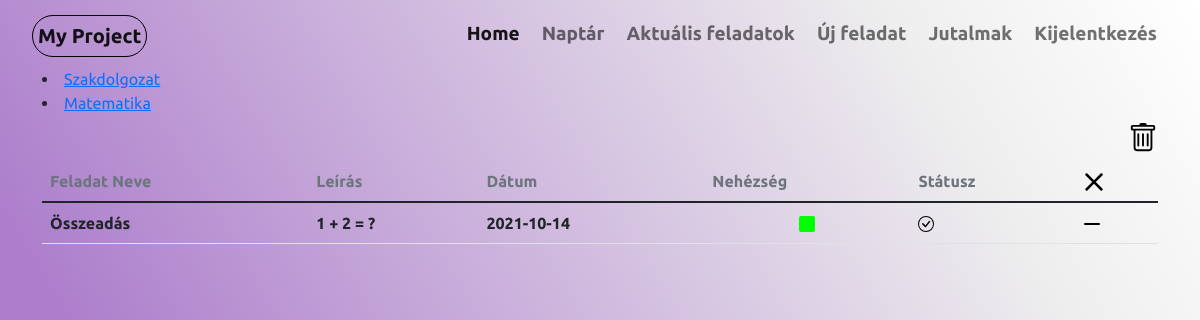
The page /currenttasks (signed in) on the database as committed earlier.
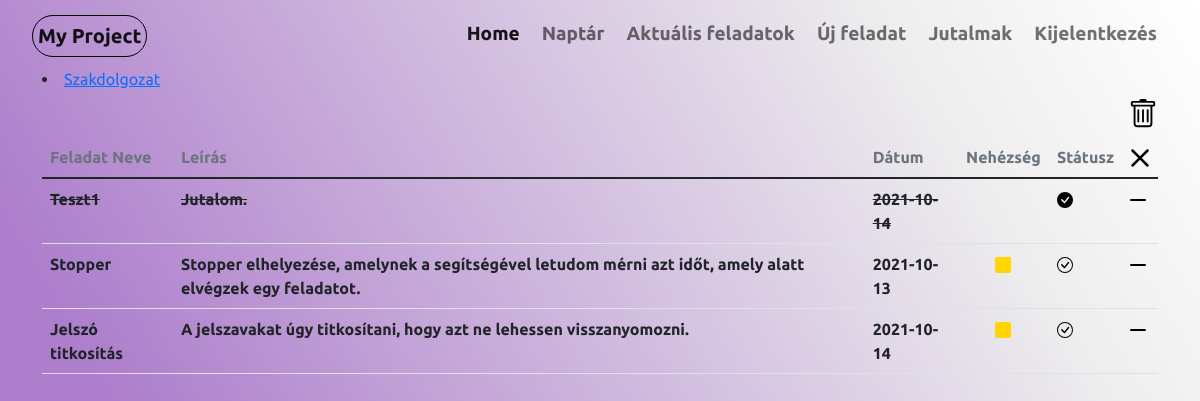
The same page on the database as committed later.
### website/models.py (models this page shows, shortened)
class Projects(db.Model):
    project_id = db.Column(db.Integer, primary_key=True)
    project_name = db.Column(db.String(20))
    active = db.Column(db.Boolean)
    user_id = db.Column(db.Integer, db.ForeignKey('user.id'))
    tasks = db.relationship('Tasks')
    def __repr__(self):
        return '<Project {}>'.format(self.project_name)

class Tasks(db.Model):
    task_id = db.Column(db.Integer,primary_key=True)
    project_id = db.Column(db.Integer, db.ForeignKey('projects.project_id'))
    task_name = db.Column(db.String(60))
    status = db.Column(db.Boolean, default=False)
    task_time = db.Column(db.String(60))
    difficulty = db.Column(db.String(60))
    description = db.Column(db.String(250))
    user_id = db.Column(db.Integer, db.ForeignKey('user.id'))

### website/views.py (the view)
@views.route('/currenttasks')
@login_required
def currenttasks():
    write_date_text()
    active = None
    projects = Projects.query.all()
    tasks = Tasks.query.all()
    if len(projects) == 1:
        projects[0].active = True
        active = projects[0].project_id
        db.session.commit()
    if projects:
        for project in projects:
            print(project)
            print(project.project_id)
            print(project.active)
            if project.active:
                active = project.project_id
            print(bool(active))
        if not active:
            projects[0].active = True
            active = projects[0].project_id
    else:
        projects = None
    if projects:
        return render_template('currenttasks.html', tasks=tasks, projects=projects, active=active, user=current_user)
    else:
        return render_template('currenttasks.html', tasks=tasks, active=active, user=current_user)

### website/__init__.py (called while the page is built)
def create_app():
    app = Flask(__name__)
    app.secret_key = secrets.token_urlsafe(16)
    app.config['SQLALCHEMY_DATABASE_URI'] = f'sqlite:///{DB_NAME}'
    db.init_app(app)
    from .views import views
    from .auth import auth
    app.register_blueprint(views)
    app.register_blueprint(auth)
    from .models import User
    login_manager = LoginManager()
    login_manager.login_view = 'auth.login'
    login_manager.init_app(app)
    @login_manager.user_loader
    def load_user(id):
        return User.query.get(int(id))
    create_database(app)
    return app

### website/views.py (called while the page is built)
def write_date_text():
    with open('date.txt', mode='w') as f:
        year = datetime.date.today().year
        month = datetime.date.today().month
        day = datetime.date.today().day
        f.write(str(year) + "/" + str(month) + "/" + str(day))
        f.close()

### website/templates/currenttasks.html (shortened to what this page needs)
{% extends "base.html"%}{% block title %}Aktuális feladatok{% endblock %}
{%block content%}
{%if tasks%}
    {%if projects%}
                {%for tab in user.projects%}
                    {%if tab.project_id == active%}
                        <li >
                    {%else%}
                        <li >
                    {%endif%}
                    <a  href="/project/{{ tab.project_name }}">{{tab.project_name}}</a>
                    </li>
                {%endfor%}
    {%endif%}
{%endif%}
        <nav class="navbar justify-content-end">
            <div class="nav-item">
            <a href="/clear/{{ active }}">
            </a>
        </div>
         </nav>
<table class="table  table-hover">
    <thread >
        <td class="fs-6 text-secondary fw-bold">Feladat Neve</td>
        <td class="fs-6 text-secondary fw-bold">Leírás</td>
        <td class="fs-6 text-secondary fw-bold">Dátum</td>
        <td class="fs-6 text-secondary fw-bold">Nehézség</td>
        <td class="fs-6 text-secondary fw-bold">Státusz</td>
            <td>
                <a href="/remove/{{ active }}">
                </a>
            </td>
    </thread>
    <tbody>
        {%for task in user.tasks%}
            {%if task.project_id == active%}
                {%if task.status == True%}
                    <tr>
                        <td class="fs-6 fw-bold" > {{task.task_name}}</td>
                        <td class="fs-6 fw-bold"> {{task.description}}</td>
                        <td class="fs-6 fw-bold"> {{task.task_time}}</td>
                        <td style="text-align: center;">
                            {%if task.difficulty == "Könnyű"%}
                            <svg xmlns="http://www.w3.org/2000/svg" width="16" height="16" fill="#01ff01" class="bi bi-square-fill" viewBox="0 0 16 16">
                                <path d="M0 2a2 2 0 0 1 2-2h12a2 2 0 0 1 2 2v12a2 2 0 0 1-2 2H2a2 2 0 0 1-2-2V2z"/>
                            </svg>
                            {%elif task.difficulty == "Közepes"%}
                            <svg xmlns="http://www.w3.org/2000/svg" width="16" height="16" fill="#ffd601" class="bi bi-square-fill" viewBox="0 0 16 16">
                                <path d="M0 2a2 2 0 0 1 2-2h12a2 2 0 0 1 2 2v12a2 2 0 0 1-2 2H2a2 2 0 0 1-2-2V2z"/>
                            </svg>
                            {%else%}
                            <svg xmlns="http://www.w3.org/2000/svg" width="16" height="16" fill="#9b0101" class="bi bi-square-fill" viewBox="0 0 16 16">
                                <path d="M0 2a2 2 0 0 1 2-2h12a2 2 0 0 1 2 2v12a2 2 0 0 1-2 2H2a2 2 0 0 1-2-2V2z"/>
                            </svg>
                            {%endif%}
                        </td>
                {%else%}
                    <tr>
                        <td class="fs-6 fw-bold"><del>{{task.task_name}}</del></td>
                        <td class="fs-6 fw-bold"><del> {{task.description}} </del> </td>
                        <td class="fs-6 fw-bold"><del> {{task.task_time}} </del></td>
                        <td></td>
                {%endif%}
                    <td>
                        <a href="/close/{{ task.task_id }}">
                        </a>
                    </td>
                    <td>
                        <a href="/delete/{{ task.task_id }}">
                            <svg xmlns="http://www.w3.org/2000/svg" width="16" height="16" fill="#000" class="bi bi-dash-lg" viewBox="0 0 16 16">
                                <path d="M0 8a1 1 0 0 1 1-1h14a1 1 0 1 1 0 2H1a1 1 0 0 1-1-1z"/>
                            </svg>
                        </a>
                    </td>
                    </tr>
            {%endif%}
        {%endfor%}
    </tbody>
</table>
{%endblock%}

### website/templates/base.html (shortened to what this page needs)
<!DOCTYPE html>
<html lang="en">
<head>
    <link rel="stylesheet" id="style" href="./static/style.css" >
    <link rel="stylesheet" href="./static/style_for_signup.css">
    <link rel="stylesheet" href="./static/calendar.css">
    <link href="https://cdn.jsdelivr.net/npm/bootstrap@5.1.1/dist/css/bootstrap.min.css" rel="stylesheet">
</head>
<body>
      <nav class="navbar navbar-expand-lg navbar-light">
          <div class="container-fluid">
            <a class="navbar-brand">My Project</a>
            <div class="collapse navbar-collapse" id="navbarNav">
              <ul class="navbar-nav ms-auto">
                {% if user.is_authenticated %}
                  <li class="nav-item">
                    <a class="nav-link active" id="home" aria-current="page" href="/">Home</a>
                  </li>
                  <li class="nav-item">
                    <a class="nav-link" id="calendar" href="/calendar" >Naptár</a>
                  </li>
                  <li class="nav-item">
                    <a class="nav-link" id="currenttasks" href="/currenttasks">Aktuális feladatok</a>
                  </li>
                  <li class="nav-item">
                    <a class="nav-link" id="newtask" href="/newtask">Új feladat</a>
                  </li>
                  <li class="nav-item">
                    <a class="nav-link" id="jutalmak" href="/jutalmak">Jutalmak</a>
                  </li>
                  <li class="nav-item">
                    <a class="nav-link" id="logout" href="/logout" >Kijelentkezés</a>
                  </li>
                {%endif%}
              </ul>
            </div>
          </div>
        </nav>
      <div class="container">
        {%block content%}
        {%endblock%}
      </div>
    </body>
</html>

### website/static/style.css (style rules this page uses)
* { margin: 0; padding: 0; font-family: 'Ubuntu', sans-serif; }
body { background: linear-gradient(59deg, rgba(173,126,204,1) 21%, rgba(238,238,238,1) 81%, rgba(255,255,255,1) 100%); background-attachment: fixed; }
.navbar-brand { font-size: 16px; font-weight: bold; margin-top: 5px; margin-left: 20px; padding: 5px; border: 1px solid black; border-radius: 50px 50px 50px 50px; }
.nav-link { font-size: 19px; margin: 3px; font-weight: bold; }
.navbar-nav { text-align: right; margin-right: 20px; }

Rows that differ between the two databases and show on the page:
removed Projects: project_name "Matematika"
removed Tasks: task_name "Összeadás", description "1 + 2 = ?", task_time "2021-10-14", difficulty "Könnyű" (drawn), status True (drawn)
added Tasks: task_name "Teszt1", description "Jutalom.", task_time "2021-10-14", status False (drawn)
added Tasks: task_name "Stopper", description "Stopper elhelyezése, amelynek a segítségével letudom mérni azt időt, amely alatt elvégzek egy feladatot.", task_time "2021-10-13", difficulty "Közepes" (drawn), status True (drawn)
added Tasks: task_name "Jelszó titkosítás", description "A jelszavakat úgy titkosítani, hogy azt ne lehessen visszanyomozni.", task_time "2021-10-14", difficulty "Közepes" (drawn), status True (drawn)
